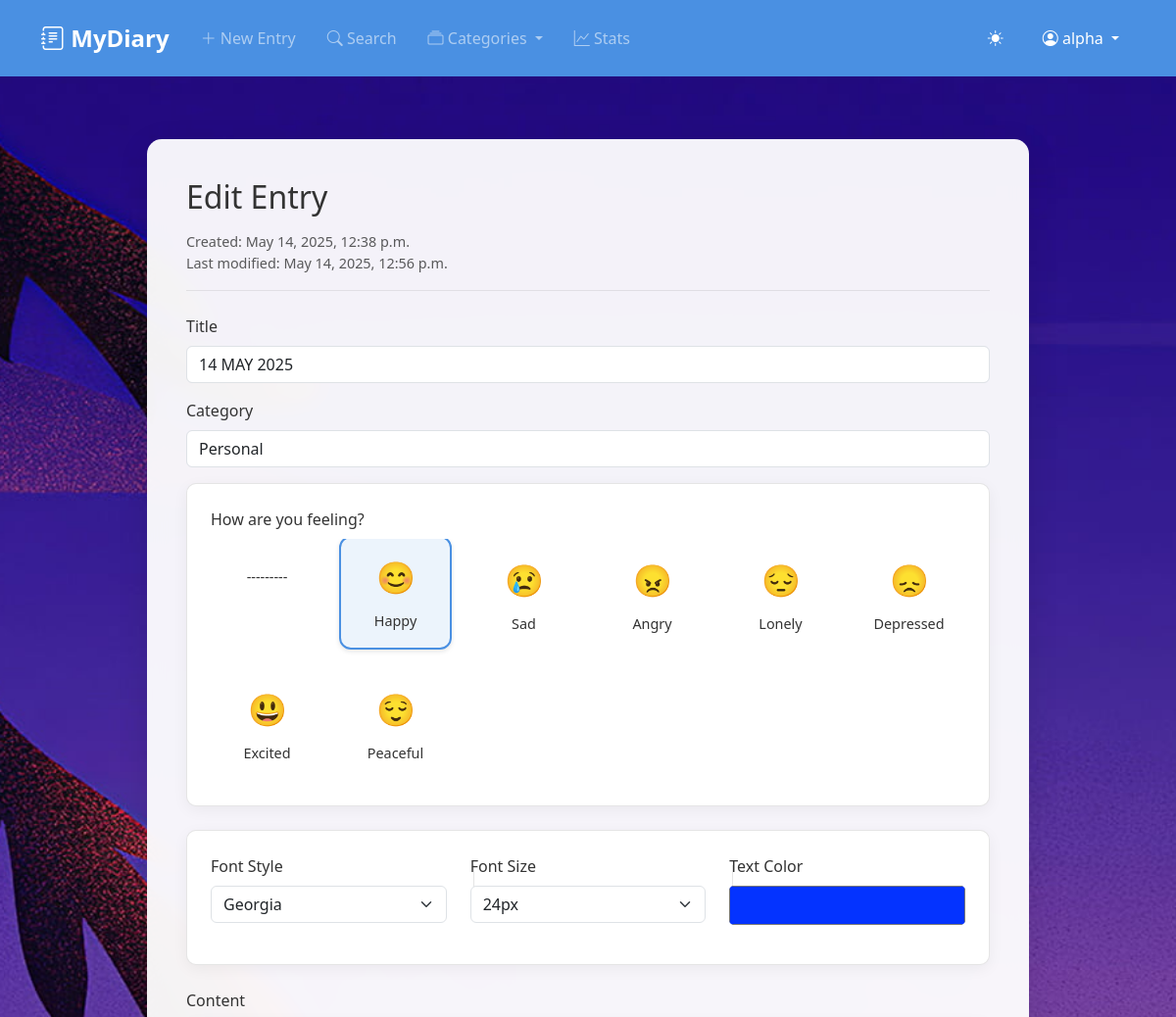
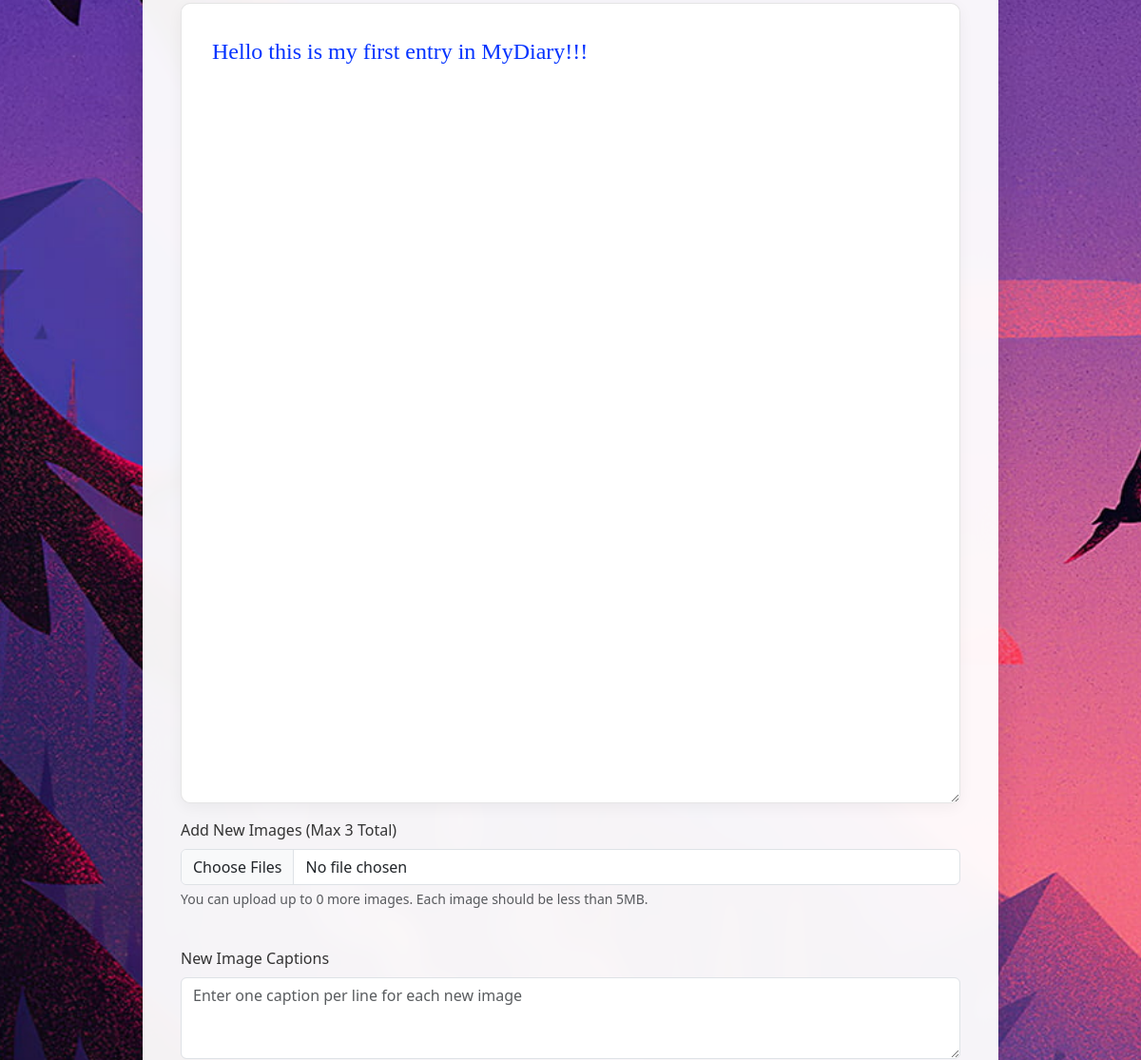
The page /edit/1/ (signed in, upper part) on the database as committed earlier (2 pictures, top to bottom).
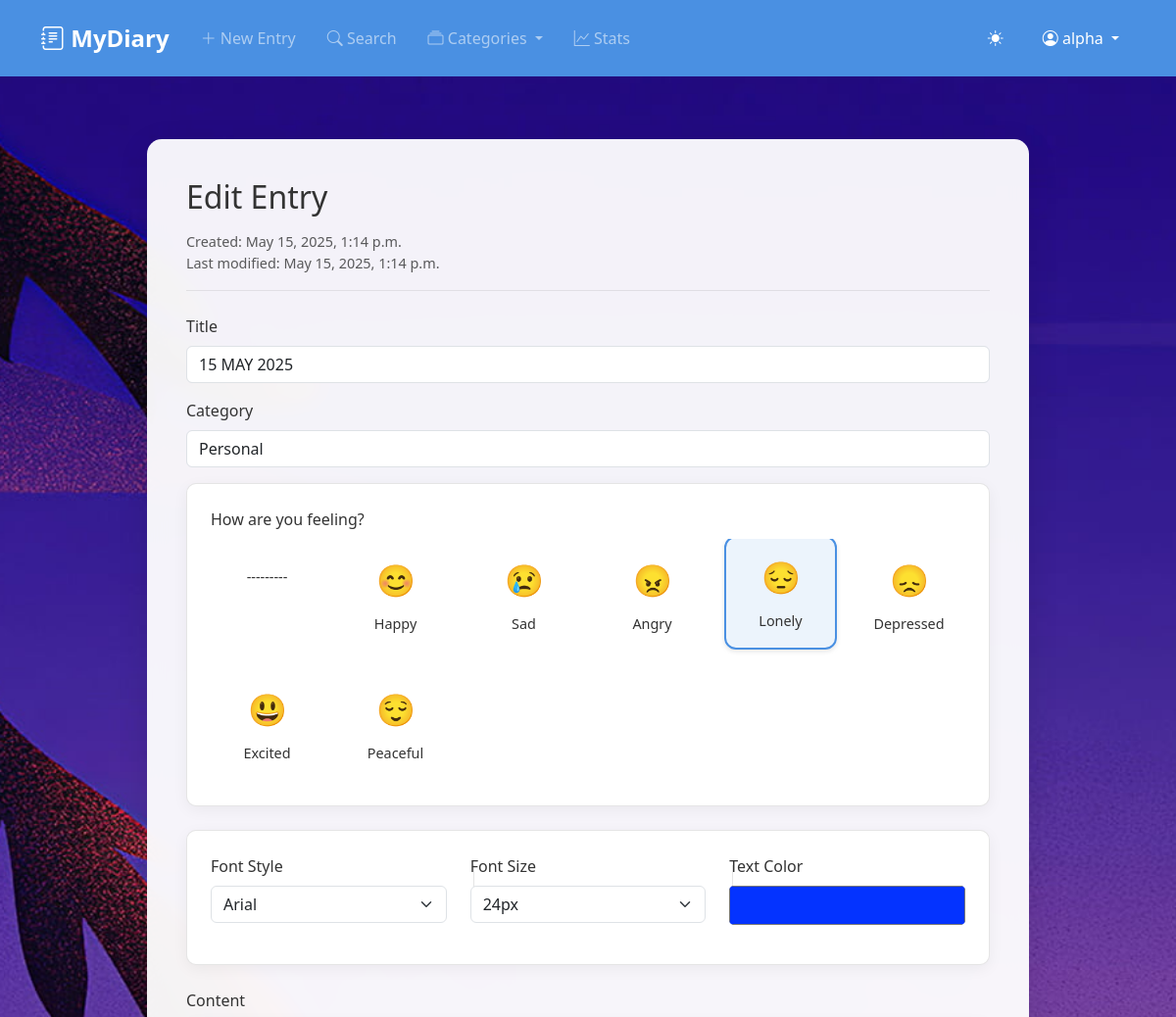
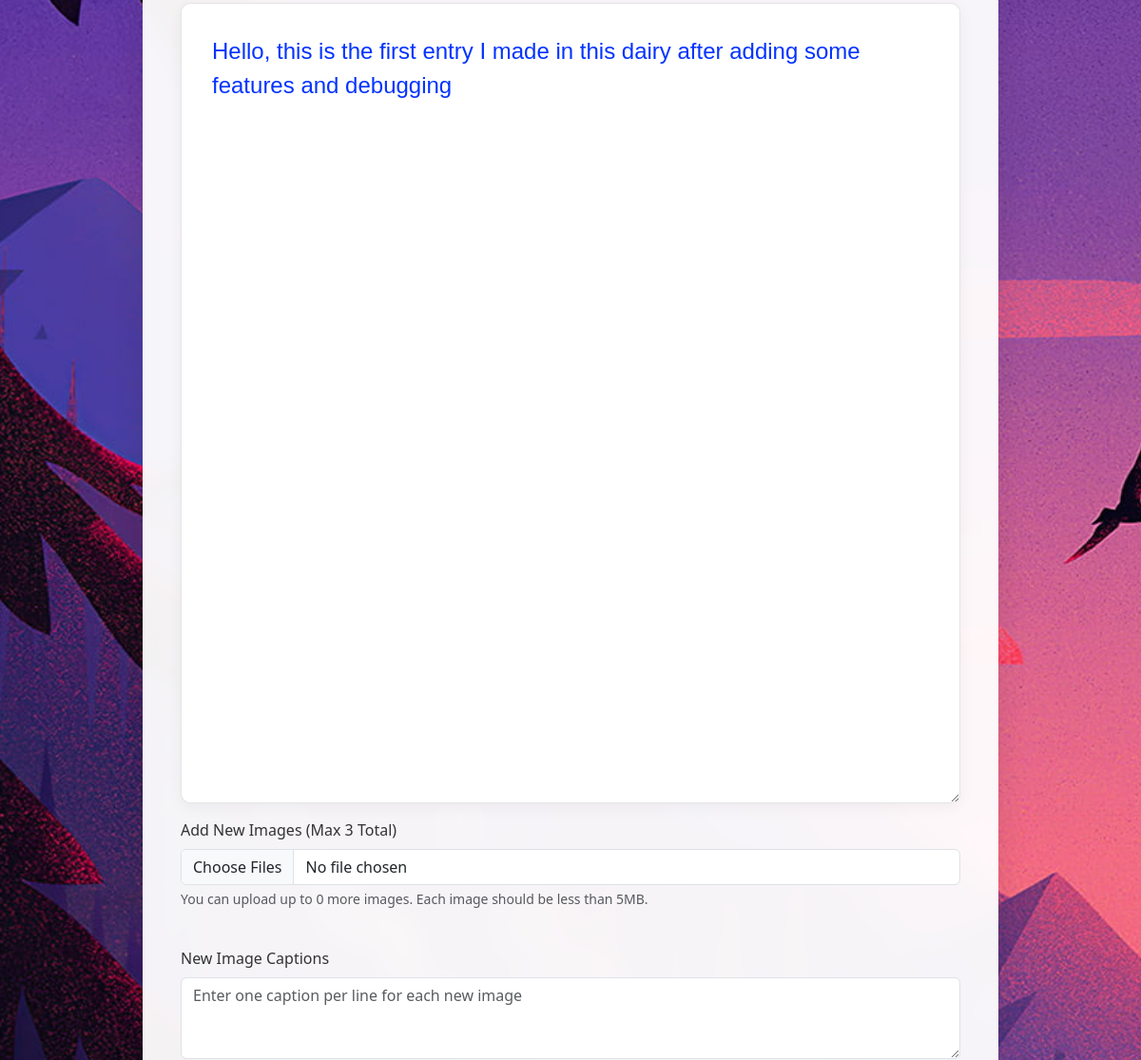
The same page on the database as committed later (2 pictures, top to bottom).
### CoreApp/models.py (models this page shows, shortened)
class DiaryEntry(models.Model):
    MOOD_CHOICES = [
        ('happy', 'Happy'),
        ('sad', 'Sad'),
        ('angry', 'Angry'),
        ('lonely', 'Lonely'),
        ('depressed', 'Depressed'),
        ('excited', 'Excited'),
        ('peaceful', 'Peaceful'),
    ]
    CATEGORY_CHOICES = [
        ('personal', 'Personal'),
        ('work', 'Work'),
        ('travel', 'Travel'),
        ('health', 'Health'),
        ('others', 'Others'),
    ]
    FONT_CHOICES = [
        ('Arial', 'Arial'),
        ('Times New Roman', 'Times New Roman'),
        ('Courier New', 'Courier New'),
        ('Georgia', 'Georgia'),
        ('Verdana', 'Verdana'),
    ]
    FONT_SIZE_CHOICES = [
        ('12', '12px'),
        ('14', '14px'),
        ('16', '16px'),
        ('18', '18px'),
        ('20', '20px'),
        ('24', '24px'),
    ]
    user = models.ForeignKey(User, on_delete=models.CASCADE)
    title = models.CharField(max_length=200)
    content = models.TextField()
    mood = models.CharField(max_length=20, choices=MOOD_CHOICES)
    category = models.CharField(max_length=20, choices=CATEGORY_CHOICES, default='personal')
    created_at = models.DateTimeField(auto_now_add=True)
    updated_at = models.DateTimeField(auto_now=True)
    font_style = models.CharField(max_length=50, choices=FONT_CHOICES, default='Arial')
    font_size = models.CharField(max_length=3, choices=FONT_SIZE_CHOICES, default='16')
    text_color = models.CharField(max_length=7, default='#000000')  # Hex color code
    is_bold = models.BooleanField(null=True, default=False)
    is_italic = models.BooleanField(null=True, default=False)
    is_underline = models.BooleanField(null=True, default=False)
    is_strikethrough = models.BooleanField(null=True, default=False)
    images = models.ManyToManyField(DiaryImage, blank=True)
    class Meta:
        ordering = ['-created_at']
        verbose_name_plural = 'Diary Entries'

### CoreApp/views.py (the view)
# urls.py: path('edit/<int:pk>/', views.edit_entry, name='edit_entry'),
@login_required
def edit_entry(request, pk):
    entry = get_object_or_404(DiaryEntry, pk=pk, user=request.user)
    if request.method == 'POST':
        form = DiaryEntryForm(request.POST, request.FILES, instance=entry)
        if form.is_valid():
            form.save()
            images = request.FILES.getlist('images')
            captions = request.POST.get('image_captions', '').split('\n')
            captions = [cap.strip() for cap in captions if cap.strip()]
            current_count = entry.images.count()
            remaining_slots = 3 - current_count
            for i, image in enumerate(images[:remaining_slots]):
                caption = captions[i] if i < len(captions) else ''
                diary_image = DiaryImage.objects.create(
                    image=image,
                    caption=caption
                )
                entry.images.add(diary_image)
            messages.success(request, 'Diary entry updated successfully!')
            return redirect('home')
    else:
        form = DiaryEntryForm(instance=entry)
    context = {
        'form': form,
        'entry': entry,
        'entry_images': entry.images.all()
    }
    return render(request, 'diary/edit_entry.html', context)

### CoreApp/forms.py
class DiaryEntryForm(forms.ModelForm):
    images = MultipleFileField(
        required=False,
        widget=MultipleFileInput(attrs={'class': 'form-control', 'accept': 'image/*'})
    )
    image_captions = forms.CharField(
        required=False,
        widget=forms.Textarea(attrs={'rows': 3, 'class': 'form-control'}),
        help_text='Enter captions for images, one per line'
    )
    class Meta:
        model = DiaryEntry
        fields = ['title', 'content', 'mood', 'category', 'font_size', 'font_style', 'text_color']
        widgets = {
            'content': forms.Textarea(attrs={'class': 'form-control', 'rows': 10}),
            'title': forms.TextInput(attrs={'class': 'form-control'}),
            'mood': forms.Select(attrs={'class': 'form-control'}),
            'category': forms.Select(attrs={'class': 'form-control'}),
            'font_size': forms.Select(attrs={'class': 'form-control'}),
            'font_style': forms.Select(attrs={'class': 'form-control'}),
            'text_color': forms.HiddenInput(),
        }

### templates/diary/edit_entry.html (shortened to what the changed rows need)
{% extends "base.html" %}
{% block extra_css %}
<link rel="stylesheet" href="/static/css/entries.css">
{% endblock %}
{% block content %}
<div class="edit-entry-container">
    <div class="entry-form-container">
        <h2 class="mb-3">Edit Entry</h2>
        <div class="entry-meta">
            Created: {{ entry.created_at|date:"F j, Y, g:i a" }}<br>
            Last modified: {{ entry.updated_at|date:"F j, Y, g:i a" }}
        </div>
        <form method="post" class="needs-validation" novalidate enctype="multipart/form-data">
            <div class="mb-3">
                <label for="id_title" class="form-label">Title</label>
                <input type="text" name="title" class="form-control" id="id_title" value="{{ entry.title }}" required>
            </div>
            <div class="mb-3">
                <label for="id_category" class="form-label">Category</label>
                <select name="category" class="form-control" id="id_category" required>
                    {% for value, label in form.fields.category.choices %}
                    <option value="{{ value }}" {% if entry.category == value %}selected{% endif %}>{{ label }}</option>
                    {% endfor %}
                </select>
            </div>
            <div class="mood-selector mb-4">
            </div>
            <div class="toolbar mb-4">
                <div class="row">
                    <div class="col-md-4 toolbar-section">
                        <label for="id_font_style" class="form-label">Font Style</label>
                        <select class="form-select" name="font_style" id="id_font_style">
                            {% for value, label in form.fields.font_style.choices %}
                            <option value="{{ value }}" {% if entry.font_style == value %}selected{% endif %}>{{ label }}</option>
                            {% endfor %}
                        </select>
                    </div>
                    <div class="col-md-4 toolbar-section">
                        <label for="id_font_size" class="form-label">Font Size</label>
                        <select class="form-select" name="font_size" id="id_font_size">
                            {% for value, label in form.fields.font_size.choices %}
                            <option value="{{ value }}" {% if entry.font_size == value %}selected{% endif %}>{{ label }}</option>
                            {% endfor %}
                        </select>
                    </div>
                    <div class="col-md-4 toolbar-section">
                        <label for="text-color" class="form-label">Text Color</label>
                        <input type="color" class="color-picker form-control" id="text-color" value="{{ entry.text_color }}">
                    </div>
                </div>
            </div>
            <div class="mb-3">
                <label for="id_content" class="form-label">Content</label>
                <textarea name="content" class="form-control content-area" id="id_content" required>{{ entry.content }}</textarea>
            </div>
            <div class="mb-4">
            </div>
            <div class="mb-4">
            </div>
        </form>
    </div>
</div>
{% endblock %}

Rows that differ between the two databases and show on the page:
changed DiaryEntry "Personal": created_at "May 14, 2025, 12:38 p.m." → "May 15, 2025, 1:14 p.m."; updated_at "May 14, 2025, 12:56 p.m." → "May 15, 2025, 1:14 p.m."; title "14 MAY 2025" → "15 MAY 2025"; mood "happy" → "lonely" (drawn); font_style "Georgia" → "Arial"; content "Hello this is my first entry in MyDiary!!!" → "Hello, this is the first entry I made in this dairy after adding some features and debugging"
